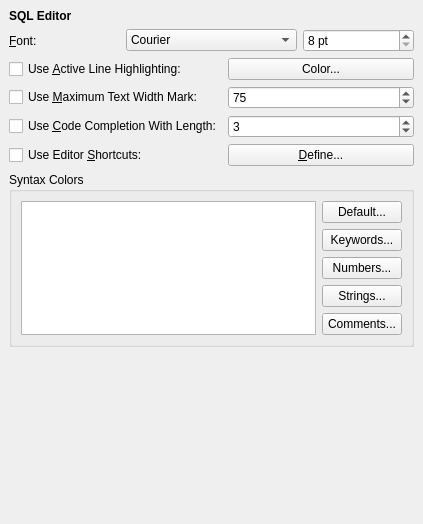
<ui version="4.0" >
 <class>PrefsSQLEditorWidget</class>
 <widget class="QWidget" name="PrefsSQLEditorWidget" >
  <property name="geometry" >
   <rect>
    <x>0</x>
    <y>0</y>
    <width>423</width>
    <height>524</height>
   </rect>
  </property>
  <layout class="QGridLayout" >
   <property name="margin" >
    <number>9</number>
   </property>
   <property name="spacing" >
    <number>6</number>
   </property>
   <item row="0" column="0" >
    <widget class="QLabel" name="titleLabel" >
     <property name="font" >
      <font>
       <weight>75</weight>
       <bold>true</bold>
      </font>
     </property>
     <property name="text" >
      <string>SQL Editor</string>
     </property>
    </widget>
   </item>
   <item row="1" column="0" colspan="2" >
    <layout class="QHBoxLayout" >
     <property name="margin" >
      <number>0</number>
     </property>
     <property name="spacing" >
      <number>6</number>
     </property>
     <item>
      <widget class="QLabel" name="label_5" >
       <property name="text" >
        <string>&amp;Font:</string>
       </property>
       <property name="buddy" >
        <cstring>fontComboBox</cstring>
       </property>
      </widget>
     </item>
     <item>
      <widget class="QFontComboBox" name="fontComboBox" >
       <property name="sizePolicy" >
        <sizepolicy>
         <hsizetype>0</hsizetype>
         <vsizetype>0</vsizetype>
         <horstretch>0</horstretch>
         <verstretch>0</verstretch>
        </sizepolicy>
       </property>
       <property name="editable" >
        <bool>false</bool>
       </property>
       <property name="fontFilters" >
        <set>QFontComboBox::MonospacedFonts</set>
       </property>
      </widget>
     </item>
     <item>
      <widget class="QSpinBox" name="fontSizeSpin" >
       <property name="suffix" >
        <string> pt</string>
       </property>
       <property name="minimum" >
        <number>8</number>
       </property>
      </widget>
     </item>
    </layout>
   </item>
   <item row="2" column="0" >
    <widget class="QCheckBox" name="useActiveHighlightCheckBox" >
     <property name="text" >
      <string>Use &amp;Active Line Highlighting:</string>
     </property>
    </widget>
   </item>
   <item row="2" column="1" >
    <widget class="QPushButton" name="activeHighlightButton" >
     <property name="text" >
      <string>Color...</string>
     </property>
    </widget>
   </item>
   <item row="3" column="0" >
    <widget class="QCheckBox" name="useTextWidthMarkCheckBox" >
     <property name="text" >
      <string>Use &amp;Maximum Text Width Mark:</string>
     </property>
    </widget>
   </item>
   <item row="3" column="1" >
    <widget class="QSpinBox" name="textWidthMarkSpinBox" >
     <property name="maximum" >
      <number>139</number>
     </property>
     <property name="minimum" >
      <number>1</number>
     </property>
     <property name="value" >
      <number>75</number>
     </property>
    </widget>
   </item>
   <item row="4" column="0" >
    <widget class="QCheckBox" name="useCompletionCheck" >
     <property name="text" >
      <string>Use &amp;Code Completion With Length:</string>
     </property>
    </widget>
   </item>
   <item row="4" column="1" >
    <widget class="QSpinBox" name="completionLengthBox" >
     <property name="minimum" >
      <number>1</number>
     </property>
     <property name="value" >
      <number>3</number>
     </property>
    </widget>
   </item>
   <item row="5" column="0" >
    <widget class="QCheckBox" name="useShortcutsBox" >
     <property name="text" >
      <string>Use Editor &amp;Shortcuts:</string>
     </property>
    </widget>
   </item>
   <item row="5" column="1" >
    <widget class="QPushButton" name="shortcutsButton" >
     <property name="text" >
      <string>&amp;Define...</string>
     </property>
    </widget>
   </item>
   <item row="6" column="0" colspan="2" >
    <widget class="QGroupBox" name="groupBox" >
     <property name="title" >
      <string>Syntax Colors</string>
     </property>
     <layout class="QGridLayout" >
      <property name="margin" >
       <number>9</number>
      </property>
      <property name="spacing" >
       <number>6</number>
      </property>
      <item rowspan="5" row="0" column="0" >
       <widget class="SqlEditorWidget" name="syntaxPreviewEdit" >
        <property name="readOnly" >
         <bool>true</bool>
        </property>
       </widget>
      </item>
      <item row="0" column="1" >
       <widget class="QPushButton" name="syDefaultButton" >
        <property name="text" >
         <string>Default...</string>
        </property>
       </widget>
      </item>
      <item row="1" column="1" >
       <widget class="QPushButton" name="syKeywordButton" >
        <property name="text" >
         <string>Keywords...</string>
        </property>
       </widget>
      </item>
      <item row="2" column="1" >
       <widget class="QPushButton" name="syNumberButton" >
        <property name="text" >
         <string>Numbers...</string>
        </property>
       </widget>
      </item>
      <item row="3" column="1" >
       <widget class="QPushButton" name="syStringButton" >
        <property name="text" >
         <string>Strings...</string>
        </property>
       </widget>
      </item>
      <item row="4" column="1" >
       <widget class="QPushButton" name="syCommentButton" >
        <property name="text" >
         <string>Comments...</string>
        </property>
       </widget>
      </item>
     </layout>
    </widget>
   </item>
   <item row="7" column="0" colspan="2" >
    <spacer>
     <property name="orientation" >
      <enum>Qt::Vertical</enum>
     </property>
     <property name="sizeHint" >
      <size>
       <width>381</width>
       <height>31</height>
      </size>
     </property>
    </spacer>
   </item>
  </layout>
 </widget>
 <customwidgets>
  <customwidget>
   <class>SqlEditorWidget</class>
   <extends>QTextEdit</extends>
   <header>sqleditorwidget.h</header>
  </customwidget>
 </customwidgets>
 <resources/>
 <connections/>
</ui>
